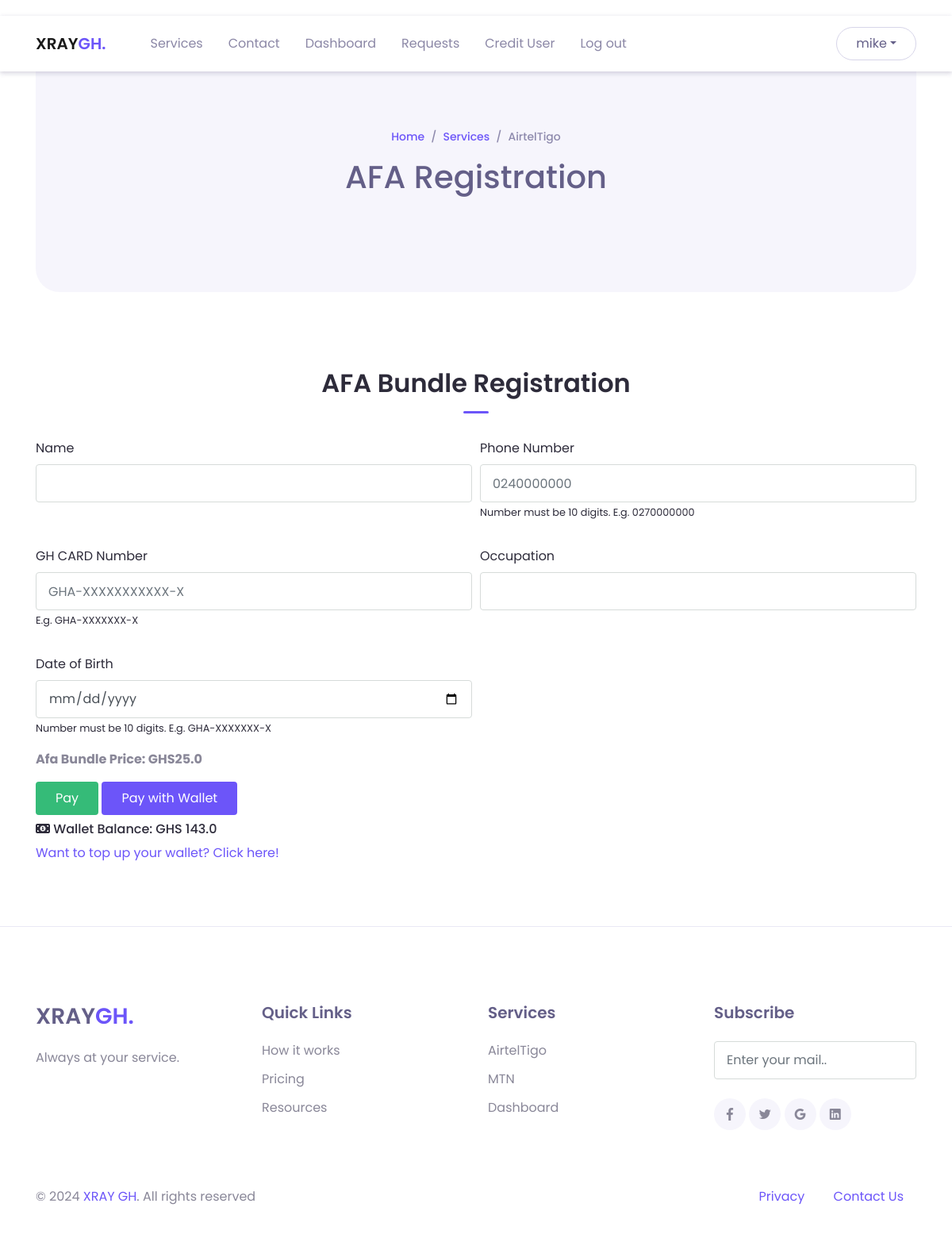
Page /services/afa/ (signed in) on the earlier database version.
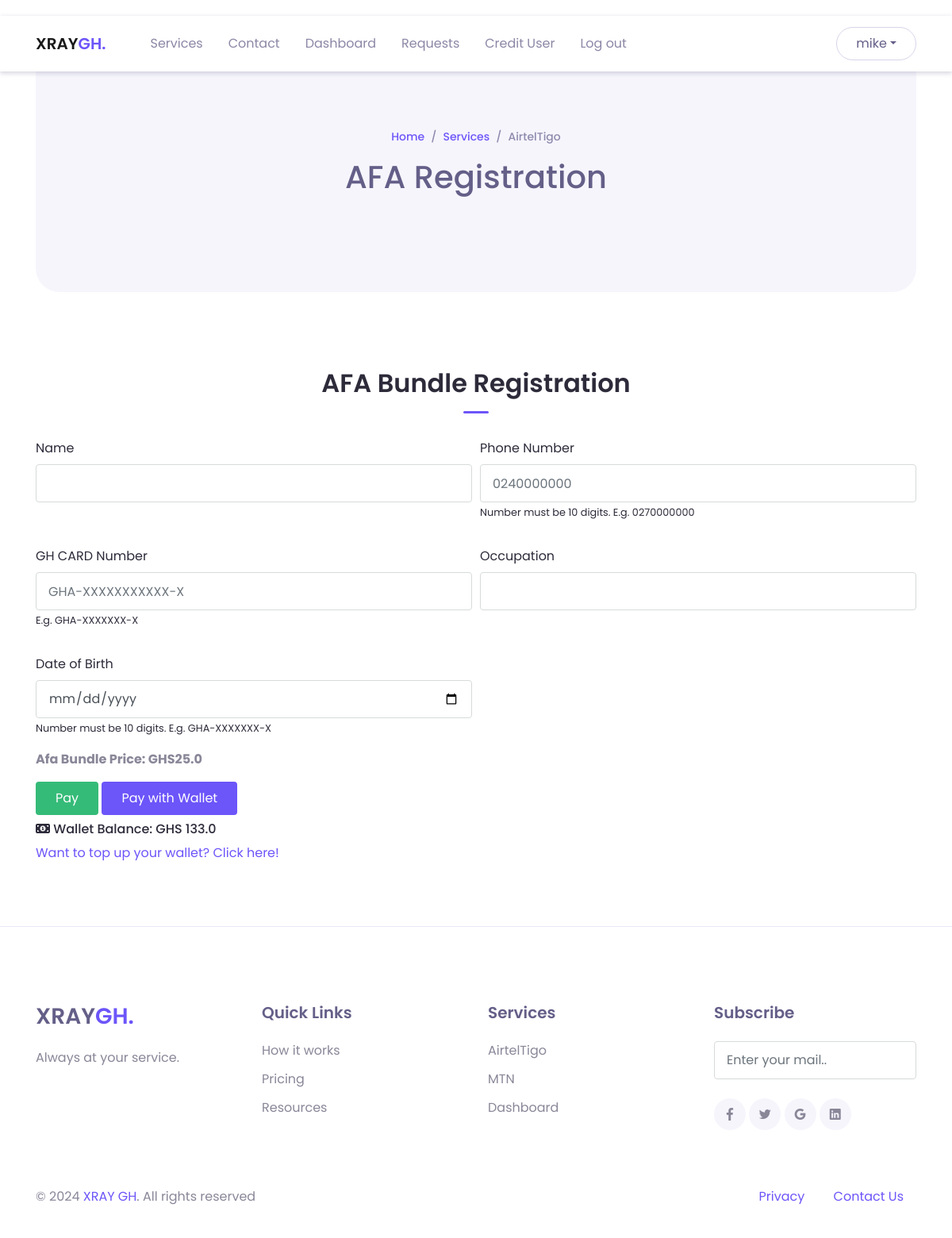
Same page on the later database version.
### intel_app/models.py (models this page shows)
class CustomUser(AbstractUser):
    first_name = models.CharField(max_length=100, null=False, blank=False)
    last_name = models.CharField(max_length=100, null=False, blank=False)
    username = models.CharField(max_length=100, null=False, blank=False, unique=True)
    email = models.EmailField(max_length=250, null=False, blank=False)
    phone = models.PositiveIntegerField(null=True, blank=True)
    wallet = models.FloatField(null=True, blank=True, default=0.0)
    choices = (
        ("User", "User"),
        ("Agent", "Agent"),
        ("Super Agent", "Super Agent")
    )
    status = models.CharField(max_length=250, null=False, blank=False, choices=choices, default="User")
    password1 = models.CharField(max_length=100, null=False, blank=False)
    password2 = models.CharField(max_length=100, null=False, blank=False)
    def __str__(self):
        return self.username

### intel_app/views.py (the view, shortened to what this page needs)
# urls.py: path('services/afa/', views.afa_registration, name='afa'),
@login_required(login_url='login')
def afa_registration(request):
    user = models.CustomUser.objects.get(id=request.user.id)
    reference = helper.ref_generator()
    db_user_id = request.user.id
    price = models.AdminInfo.objects.filter().first().afa_price
    user_email = request.user.email
    print(price)
    form = forms.AFARegistrationForm()
    context = {'form': form, 'ref': reference, 'price': price, 'id': db_user_id, "email": user_email,
               "wallet": 0 if user.wallet is None else user.wallet}
    return render(request, "layouts/services/afa.html", context=context)

### intel_app/forms.py
class AFARegistrationForm(forms.ModelForm):
    name = forms.CharField(widget=forms.TextInput(attrs={'class': 'form-control name'}))
    phone_number = forms.IntegerField(
        widget=forms.NumberInput(attrs={'class': 'form-control phone', 'placeholder': '0240000000'}))
    gh_card_number = forms.CharField(widget=forms.TextInput(attrs={'class': 'form-control card', 'placeholder': 'GHA-XXXXXXXXXXX-X'}))
    occupation = forms.CharField(widget=forms.TextInput(attrs={'class': 'form-control occ'}))
    date_of_birth = forms.CharField(
        widget=forms.DateInput(attrs={'class': 'form-control birth', 'type': 'date'}))
    class Meta:
        model = models.AFARegistration
        fields = ('name', 'phone_number', 'gh_card_number', 'occupation', 'date_of_birth')

### intel_app/helper.py (called while the page is built)
def ref_generator(length=8):
    characters = string.ascii_uppercase + string.digits
    reference = ''.join(random.choice(characters) for _ in range(length))
    return reference

### intel_app/templates/layouts/services/afa.html (shortened to what this page needs)
{% extends 'base.html' %}
  {% block content %}
  {% include 'inc/header.html' %}
  <header>
    {% include 'inc/header.html' %}
    <div class="container mt-5">
      <div class="page-banner">
        <div class="row justify-content-center align-items-center h-100">
          <div class="col-md-6">
            <nav aria-label="Breadcrumb">
              <ul class="breadcrumb justify-content-center py-0 bg-transparent">
                <li class="breadcrumb-item"><a href="{% url 'home' %}">Home</a></li>
                <li class="breadcrumb-item active"><a href="{% url 'services' %}">Services</a></li>
                <li class="breadcrumb-item active">AirtelTigo</li>
              </ul>
            </nav>
            <h1 class="text-center">AFA Registration</h1>
          </div>
        </div>
      </div>
    </div>
  </header>
  <main>
    <div class="page-section" id="services">
      <div class="container">
          <div class="text-center">
              <h2 class="title-section">AFA Bundle Registration</h2>
              <div class="divider mx-auto"></div>
          </div>
          <div>
            <form method="post" id="tigoPaymentForm">
              <div class="form-row mb-3">
                <div class="form-group col-md-6">
                  <label for="phone">Name</label>
                  {{form.name}}
                </div>
                <div class="form-group col-md-6">
                  <label for="phone">Phone Number</label>
                  {{form.phone_number}}
                  <small>Number must be 10 digits. E.g. 0270000000</small>
                </div>
              </div>
              <div class="form-row mb-3">
                <div class="form-group col-md-6">
                  <label for="phone">GH CARD Number</label>
                  {{form.gh_card_number}}
                  <small>E.g. GHA-XXXXXXX-X</small>
                </div>
                <div class="form-group col-md-6">
                  <label for="inputPassword4">Occupation</label>
                  {{form.occupation}}
                </div>
              </div>
              <div class="form-row">
                <div class="form-group col-md-6">
                  <label for="phone">Date of Birth</label>
                  {{form.date_of_birth}}
                  <small>Number must be 10 digits. E.g. GHA-XXXXXXX-X</small>
                </div>
              </div>
              <p class="font-weight-bold">Afa Bundle Price: GHS{{price}}</p>
              {% if request.user.is_superuser %}
              <button type="submit" class="btn btn-success paystack-btn" onclick="payWithPaystack()"> Pay </button>
              {% endif %}
              <button type="button" class="btn btn-primary pay-with-wallet">Pay with Wallet</button>
              <h6 class="mt-2"><i class="fa fa-money"></i> Wallet Balance: GHS {{wallet}}</h6>
                            <a href="{% url 'topup-info'%}">Want to top up your wallet? Click here!</a>
            </form>
          </div>
      </div>
  </div>
  </main>
  {% include 'inc/footer.html' %}
{% endblock %}

### intel_app/templates/inc/header.html (shortened to what this page needs)
  <nav class="navbar navbar-expand-lg navbar-light navbar-float">
    <div class="container">
      <a href="{% url 'home' %}" class="navbar-brand">XRAY<span class="text-primary">GH.</span></a>
      <div class="navbar-collapse collapse" id="navbarContent">
        <ul class="navbar-nav ml-lg-4 pt-3 pt-lg-0">
          <li class="nav-item">
            <a href="{% url 'services' %}" class="nav-link">Services</a>
          </li>
          <li class="nav-item">
            <a href="mailto:xraycustomercare@gmail.com" class="nav-link">Contact</a>
          </li>
          {% if request.user.is_authenticated %}
          <li class="nav-item">
            <a href="{% url 'history' %}" class="nav-link">Dashboard</a>
          </li>
          {% if request.user.is_superuser %}
          <li class="nav-item">
            <a href="{% url 'topup_list' %}" class="nav-link">Requests</a>
          </li>
          <li class="nav-item">
            <a href="{% url 'credit_user' %}" class="nav-link">Credit User</a>
          </li>
          {% endif %}
          <li class="nav-item">
            <a href="{% url 'logout' %}" class="nav-link">Log out</a>
          </li>
          {% endif %}
        </ul>
        {% if request.user.is_authenticated %}
        <div class="ml-auto">
          <div class="dropdown">
          <button href="#" class="btn btn-outline rounded-pill dropdown-toggle" data-toggle="dropdown" aria-expanded="false">{{request.user}}</button>
          </div>
        </div>
        {% endif %}
      </div>
    </div>
  </nav>

Differences in the rows shown:
changed CustomUser "mike": wallet "143.0" → "133.0"
